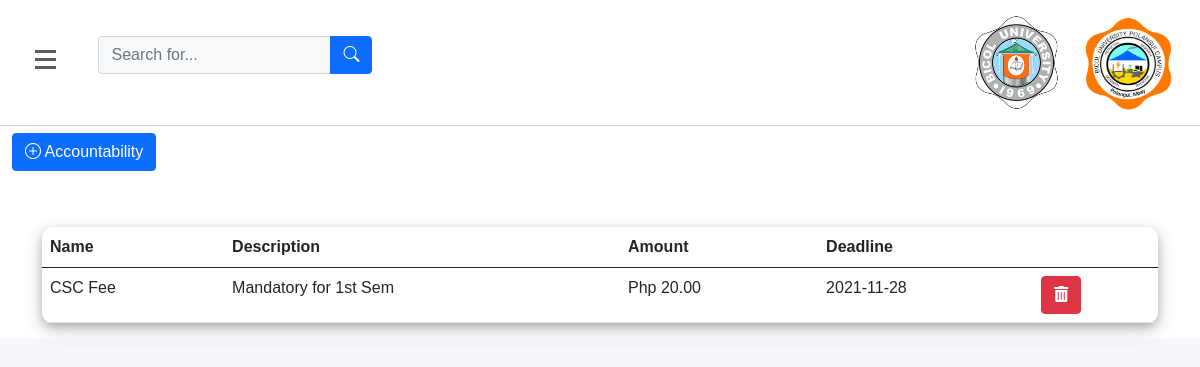
The app's page /admin/update.php, older data.
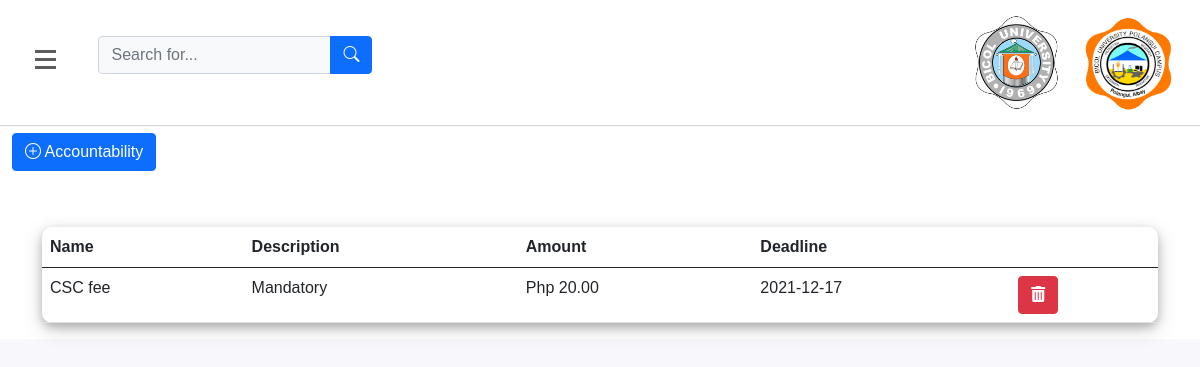
The same page, newer data.
### tables this page shows
CREATE TABLE `accountabilities` (
  `accbty_id` int(11) NOT NULL,
  `accbty_name` varchar(255) NOT NULL,
  `accbty_desc` varchar(255) NOT NULL,
  `accbty_price` int(128) NOT NULL,
  `accbty_deadline` date NOT NULL COMMENT 'yyyy-mm-dd',
  `status` varchar(128) NOT NULL DEFAULT 'NYP' COMMENT 'P-paid,\r\nNYP-not yet paid'
);

### admin/update.php (the view, shortened to what the changed rows need)
<?php
include_once "../includes/db_conn.php";
?>
<!doctype html>
<html lang="en">
  <head>
    <link rel="stylesheet" href="https://cdn.jsdelivr.net/npm/bootstrap@5.0.1/dist/css/bootstrap.min.css" >
    <link rel="stylesheet" href="https://cdn.jsdelivr.net/npm/bootstrap-icons@1.5.0/font/bootstrap-icons.css">
    <link rel="stylesheet" href="../css/dash.css">
    <link rel="stylesheet" href="https://use.fontawesome.com/releases/v5.7.2/css/all.css" >
    <link rel="stylesheet" href="https://use.fontawesome.com/releases/v5.7.2/css/all.css" >
  </head>
  <body>
  <div id="wrapper">
        <div id="page-content-wrapper">
			<div id="content">
        <section id="content" >
            <div class="main__container" style="margin-top:2rem;">
             <div class="container__fluid">
                    <div class="row" id="contentPanel">
                    <div class="col-12">
                        <?php
                                            $sql =" SELECT
                                                        `Accbty_id`
                                                        , `accbty_name`
                                                        , `accbty_desc`
                                                        , `accbty_price`
                                                        , `accbty_deadline`
                                                        FROM `accountabilities`;";
                            $stmt=mysqli_stmt_init($conn);
                            if (!mysqli_stmt_prepare($stmt, $sql)){
                                header("location: ?error=failedcheckout");
                                exit();
                                }
                                mysqli_stmt_execute($stmt);
                                $resultData = mysqli_stmt_get_result($stmt); ?>
                            <div class="container">
                                <div class="row">
                                    <table class="table table-hover" style="box-shadow: 0 4px 8px 0 rgba(0, 0, 0, 0.2), 0 6px 20px 0 rgba(0, 0, 0, 0.19);
                                                                            border-radius: 10px;">
                                                <thead>
                                                    <th>Name</th>
                                                    <th>Description</th>
                                                    <th>Amount</th>
                                                    <th>Deadline</th>
                                                    <th></th>
                                                </thead>
                                            <?php while($row = mysqli_fetch_assoc($resultData)){ ?>
                                                <tr>
                                                    <td><?php echo $row['accbty_name']; ?></td>
                                                    <td><?php echo $row['accbty_desc']; ?></td>
                                                    <td> Php <?php  echo number_format($row['accbty_price'],2); ?> </td>
                                                    <td><?php echo $row['accbty_deadline']; ?></td>
                                                    <td>
                                                      <form action="../includes/del_accbty.php" method="get">
                                                              <button type="submit" class="btn btn-danger"><i class="fas fa-trash-alt"></i></i> </button>
                                                      </form>
                                                    </td>
                                                </tr>
                                            <?php }?>
                                    </table>
                            </div>
                        </div>
             </div>
           </div>
          </div>
        </section>
    </div>
  </body>
</html>

Row changes from the older to the newer data that the page shows:
changed accountabilities: accbty_name "CSC Fee" → "CSC fee"; accbty_desc "Mandatory for 1st Sem" → "Mandatory"; accbty_deadline "2021-11-28" → "2021-12-17"
